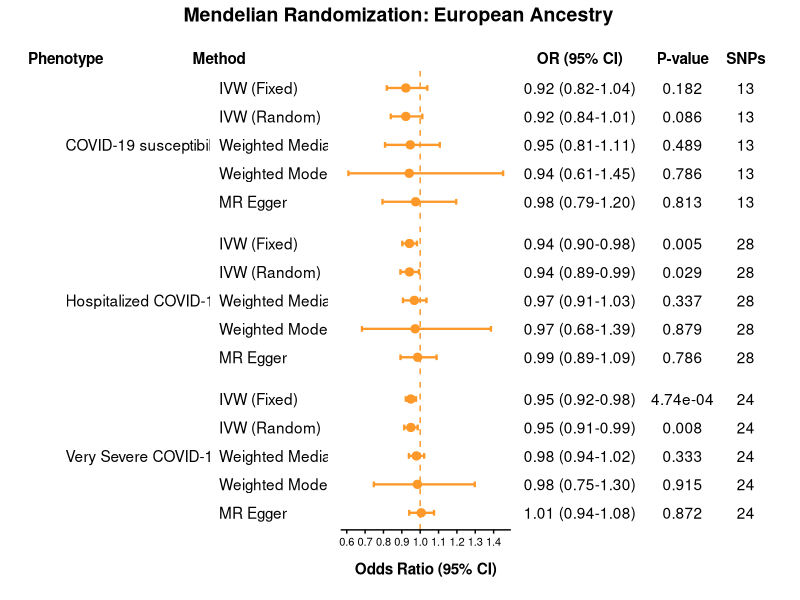

R code for this plot:
library(ggplot2)
library(dplyr)
library(patchwork)

data_euro <- data.frame(
  Phenotype = factor(rep(c("COVID-19 susceptibility", "Hospitalized COVID-19", "Very Severe COVID-19"), each = 5),
                     levels = c("COVID-19 susceptibility", "Hospitalized COVID-19", "Very Severe COVID-19")),
  
  Method = factor(rep(c("MR Egger", "Weighted Median", "IVW (Fixed)", "IVW (Random)", "Weighted Mode"), 3),
                  levels = rev(c("IVW (Fixed)", "IVW (Random)", "Weighted Median", "Weighted Mode", "MR Egger"))),
  
  OR = c(
    # C2 - COVID-19 susceptibility
    0.9750433594, 0.946078866, 0.9217779187, 0.9217779187, 0.940398275,
    # B2 - Hospitalized
    0.9861703958, 0.9681659895, 0.9417101058, 0.9417101058, 0.972723204,
    # A2 - Very Severe
    1.005610474, 0.9792187756, 0.9490921311, 0.9490921311, 0.9848935296
  ),
  
  CI_lower = c(
    # C2
    0.7946704998, 0.8086267355, 0.8179150207, 0.8399098997, 0.6091717621,
    # B2
    0.8927291178, 0.9063092309, 0.9027239012, 0.8924227957, 0.6829382892,
    # A2
    0.940366061, 0.9384658423, 0.9216872312, 0.9130532192, 0.7477392398
  ),
  
  CI_upper = c(
    # C2
    1.196356922, 1.106895409, 1.038829842, 1.011625809, 1.451723423,
    # B2
    1.089392101, 1.034244551, 0.9823800191, 0.9937194878, 1.385469883,
    # A2
    1.07538167, 1.021741407, 0.977311872, 0.9865535266, 1.29726409
  ),
  
  p_val = c(
    # C2
    0.8131085418, 0.4889154626, 0.1817391725, 0.08608489018, 0.786198225,
    # B2
    0.7861000248, 0.3368469779, 0.005367849609, 0.02854528564, 0.8793375863,
    # A2
    0.8716397588, 0.3329030803, 0.0004737258267, 0.008158891714, 0.9146964133
  ),
  
  SNPs = c(rep(13, 5), rep(28, 5), rep(24, 5))
)

table_data <- data_euro %>%
  mutate(
    OR_CI = sprintf("%.2f (%.2f-%.2f)", OR, CI_lower, CI_upper),
    P = ifelse(p_val < 0.001,
               sprintf("%.2e", p_val),
               sprintf("%.3f", p_val))
  )

# Calculate midpoint for centered Phenotype labels
pheno_labels <- table_data %>%
  group_by(Phenotype) %>%
  summarize(MidPoint = levels(Method)[3])

shared_theme <- theme_minimal() +
  theme(
    text = element_text(color = "black", face = "plain"),
    axis.text = element_text(color = "black", face = "plain"),
    panel.grid = element_blank(),
    strip.text = element_blank(),
    plot.margin = margin(t = 10, r = 2, b = 10, l = 2)
  )

# 2. Column 1: Phenotype
p_pheno <- ggplot(table_data, aes(y = Method)) +
  geom_text(data = pheno_labels, aes(y = MidPoint, x = 0.25, label = Phenotype), hjust = 0) +
  facet_grid(Phenotype ~ ., scales = "free_y", space = "free_y") +
  scale_x_continuous(limits = c(0, 1), breaks = 0.25, labels = "Phenotype", position = "top") +
  labs(x = NULL, y = NULL) +
  shared_theme +
  theme(axis.text.x = element_text(face = "bold", size = 11),
        axis.text.y = element_blank(),
        plot.margin = margin(t = 10, r = 0, b = 10, l = 0))

# 3. Column 2: Method
p_method <- ggplot(table_data, aes(y = Method)) +
  geom_text(aes(x = 0, label = as.character(Method)), hjust = 0) +
  facet_grid(Phenotype ~ ., scales = "free_y", space = "free_y") +
  scale_x_continuous(limits = c(0, 1), breaks = 0, labels = "Method", position = "top") +
  labs(x = NULL, y = NULL) +
  shared_theme +
  theme(axis.text.x = element_text(face = "bold", size = 11),
        axis.text.y = element_blank(),
        plot.margin = margin(t = 10, r = 5, b = 10, l = 0))

# 4. Column 3: Forest Plot
p_forest <- ggplot(table_data, aes(x = OR, y = Method)) +
  geom_vline(xintercept = 1, linetype = "dashed", color = "#FE9929") +
  geom_errorbarh(aes(xmin = CI_lower, xmax = CI_upper, color = Phenotype), height = 0.2, linewidth = 0.8) +
  geom_point(aes(color = Phenotype), size = 2.5) +
  facet_grid(Phenotype ~ ., scales = "free_y", space = "free_y") +
  scale_shape_manual(values = c(
    "COVID-19 susceptibility" = 16,
    "Hospitalized COVID-19"   = 15,
    "Very Severe COVID-19"    = 18
  )) +
  scale_color_manual(values = c(
    "COVID-19 susceptibility" = "#FE9929",
    "Hospitalized COVID-19"   = "#FE9929",
    "Very Severe COVID-19"    = "#FE9929"
  )) +
  scale_x_continuous(position = "bottom", breaks = seq(0.6, 1.5, by = 0.1)) +
  labs(x = "Odds Ratio (95% CI)", y = NULL) +
  shared_theme +
  theme(
    axis.text.y = element_blank(),
    axis.text.x = element_text(size = 8),
    axis.ticks.x = element_line(color = "black"),
    axis.line.x = element_line(color = "black"),
    axis.title.x = element_text(face = "bold", size = 11, margin = margin(t = 10)),
    legend.position = "none"
  )

# 5. Column 4: Stats Table
p_table <- ggplot(table_data, aes(y = Method)) +
  geom_text(aes(x = 0, label = OR_CI), hjust = 0.5) +
  geom_text(aes(x = 1.3, label = P), hjust = 0.5) +
  geom_text(aes(x = 2.1, label = SNPs), hjust = 0.5) +
  facet_grid(Phenotype ~ ., scales = "free_y", space = "free_y") +
  scale_x_continuous(breaks = c(0, 1.3, 2.1),
                     labels = c("OR (95% CI)", "P-value", "SNPs"),
                     limits = c(-0.6, 2.5), position = "top") +
  labs(x = NULL, y = NULL) +
  shared_theme +
  theme(axis.text.y = element_blank(),
        axis.text.x = element_text(face = "bold", size = 11))

# 6. Final Assembly
final_figure <- p_pheno + p_method + p_forest + p_table +
  plot_layout(widths = c(1.4, 0.8, 1.2, 1.9)) +
  plot_annotation(
    title = "Mendelian Randomization: European Ancestry",
    theme = theme(plot.title = element_text(size = 14, face = "bold", hjust = 0.5))
  )

print(final_figure)
